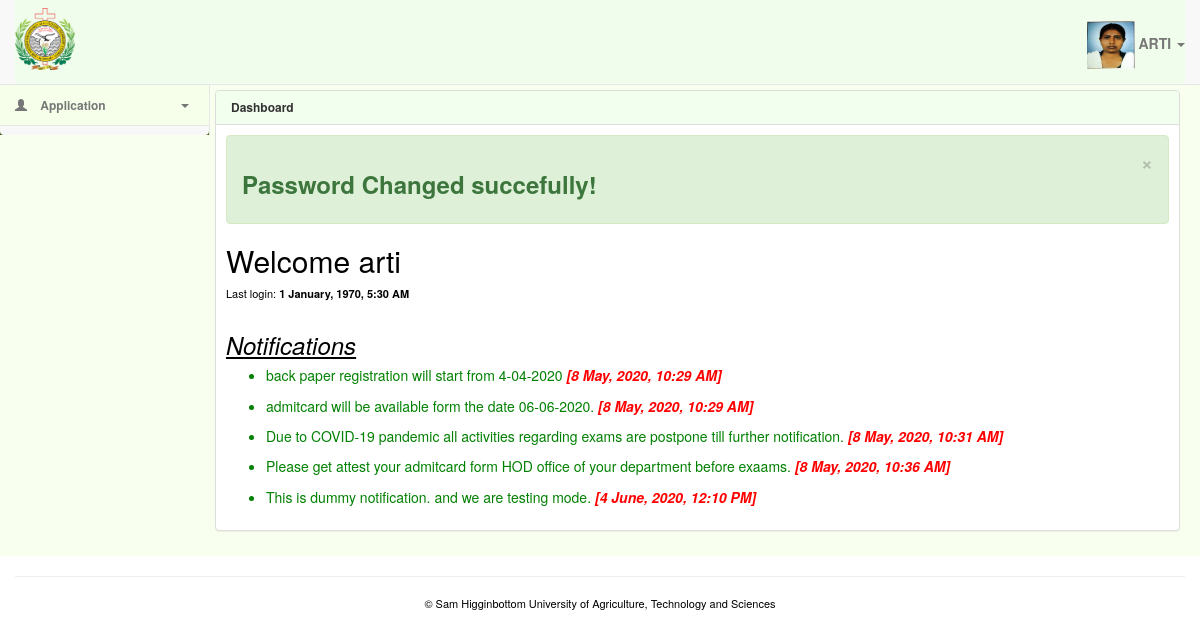
The app's page /success.php (signed in) with its own data.
### tables this page shows
CREATE TABLE IF NOT EXISTS `notifications` (
  `id` int(11) NOT NULL AUTO_INCREMENT,
  `text` varchar(300) NOT NULL,
  `created_at` datetime NOT NULL DEFAULT CURRENT_TIMESTAMP,
  PRIMARY KEY (`id`)
);

### database/mysqliz.php (called while the page is built, shortened)
<?php
final class mysqliz {
	private $mysqli_handler;
	public function __construct($hostname,$username, $password, $database) {
		$this->mysqli_handler = new mysqli($hostname, $username, $password, $database, 3308);
		$this->mysqli_handler->query("SET NAMES 'utf8'");
		$this->mysqli_handler->query("SET CHARACTER SET utf8");
		$this->mysqli_handler->query("SET CHARACTER_SET_CONNECTION=utf8");
		$this->mysqli_handler->query("SET SQL_MODE = ''");
		$this->mysqli_handler->query("SET time_zone='+5:30'");
    }
  	public function query($sql) {
		$result = $this->mysqli_handler->query($sql, MYSQLI_STORE_RESULT);
		if ($result !== FALSE) {
			if (is_object($result)) {
				$i = 0;
				$data = array();
				while ($row = $result->fetch_array(MYSQLI_ASSOC)) {
					$data[$i] = $row;
					$i++;
				}
				$query = new stdClass();
				$query->row = isset($data[0]) ? $data[0] : array();
				$query->rows = $data;
				$query->num_rows = count($data);
				return $query;
			}
			else {
				return true;
			}
		}
		else {
			trigger_error('Error: ' . $this->mysqli_handler->error . '<br />Error No: ' . $this->mysqli_handler->errno . '<br />' . $sql);
			exit();
		}
  }
}
?>

### inc/success.inc.php (called while the page is built, shortened)
<?php
require_once('class/class.inc.php');
$sqli_query = new SqlIQuery();
$sqli_query->isLogIn();
$notifications = $sqli_query->getAllNotifications();

### class/class.inc.php (called while the page is built, shortened)
<?php
class SqlIQuery {
	private $db;
	public function __construct() {
		$this->db = new DB(DB_DRIVER, DB_HOSTNAME, DB_USERNAME, DB_PASSWORD, DB_DATABASE);
	}
	public function getAllNotifications() {
		$sql = "SELECT id, text, created_at FROM notifications ORDER BY id ASC";
		$query = $this->db->query($sql);
		return $query->rows;
	}
}
?>

### library/db.php (called while the page is built, shortened)
<?php
class DB {
	private $driver;
	public function __construct($driver, $hostname, $username, $password, $database) {
		$this->driver = new $driver($hostname, $username, $password, $database);
	}
  	public function query($sql) {
		return $this->driver->query($sql);
  	}
}
?>

### success.php (the view, shortened to what this page needs)
<?php
require_once('class/class.inc.php');
require_once('inc/success.inc.php');
$title = $heading = "Dashboard";
if(isset($_SESSION['success']) && $_SESSION['success']=='1'){
	$success="1";
}
require_once('common/head.php');
require_once('common/header.php')?>
 <div class="container-fluid main-container">
    <?php require_once('common/left_menu.php')            ?>
     <div class="col-md-10 content">
            <div class="panel panel-default">
            <div class="panel-heading"><?php echo $heading ?></div>
            <div class="panel-body content-body">
				<?php if(isset($success)){ ?>
                   <div class="alert alert-success">
                      <a href="#" class="close" data-dismiss="alert" aria-label="close">&times;</a>
                      <h3><strong> Password Changed succefully!</strong></h3>
                   </div>
               <?php } ?>
               <h2>Welcome <?php echo $_SESSION['first_name']." ".$_SESSION['last_name']; ?> </h2>
               <span class="red">Last login:
                  <?php
                  $user_last_login_date = date('j F, Y, g:i A', strtotime($_SESSION['last_login']));
                  echo "<strong>".$user_last_login_date."</strong>";
                  ?>
               </span>
               <br/><br/>
               <i><u><h3>Notifications</h3></u></i>
               <div class="row">
                  <ul>
                  <?php foreach ($notifications as $value) {
                     $created_at = date('j F, Y, g:i A', strtotime($value['created_at']))
                     ?>
                     <div class="col-sm-10">
                        <li class="notification-text">
                           <?php echo $value['text'];
                           echo "<span class='notification-created-at'> [".$created_at.']</span>';?>
                        </li>
                     </div>
                     <?php }?>
                  </ul>
               </div>
            </div>
        </div>
     </div>
     </div>
     <?php require_once('common/footer.php')?>

### common/head.php (shortened to what this page needs)
<!DOCTYPE html>
<html lang="en">
  <head>
    <link href="css/bootstrap.min.css" rel="stylesheet">
    <link href="css/custom.css" rel="stylesheet">
  </head>

### common/header.php (shortened to what this page needs)
<nav class="navbar navbar-default navbar-static-top">
		<div class="container-fluid">
		<div class="navbar-header">
			<a class="navbar-brand" href="success.php">
				<img src="img/logo.gif" class="img-responsive" style="width:60px">
			</a>
		</div>
		<div class="collapse navbar-collapse" id="bs-example-navbar-collapse-1">
			<ul class="nav navbar-nav navbar-right">
				<li class="dropdown">
					<a href="#" class="dropdown-toggle" data-toggle="dropdown" role="button" aria-expanded="false">
						<img class="user-profile-img" src="images/users/<?php echo $_SESSION['image'];?>" >&nbsp;<span><?php echo $_SESSION['first_name']; ?></span>
						<span class="caret"></span></a>
					</li>
				</ul>
			</div>
		</div>
</nav>

### common/left_menu.php (shortened to what this page needs)
<div class="col-md-2 sidebar">
	<div class="row">
		<div class="side-menu">
			<nav class="navbar navbar-default" role="navigation">
				<div class="side-menu-container">
					<ul class="nav navbar-nav"  style="width:100%">
						<?php if($_SESSION['type'] === '2222'){ ?>
						<li class="panel panel-default" id="dropdown" style="width:100%">
							<a data-toggle="collapse" href="#dropdown1" class="<?php if(isset($student_menu)) echo $student_menu; ?>">
								<span class="glyphicon glyphicon-user"></span> Application <span class="caret"></span>
							</a>
						</li>
						<?php } ?>
					</ul>
				</div>
			</nav>
		</div>
	</div>
</div>

### common/footer.php (shortened to what this page needs)
<footer class="pull-left footer page-footer">
		<div class="col-md-12" >
				<hr class="divider">
				<p class="text-center">© Sam Higginbottom University of Agriculture, Technology and Sciences</a></p>
		</div>
</footer>

### css/custom.css (style rules this page uses)
.navbar-static-top { border-radius: 0; min-height: 65px; }
.navbar>.container .navbar-brand, .navbar>.container-fluid .navbar-brand { margin-left: -15px; padding-top:8px; }
.navbar-nav>li>a { padding-top: 21px; padding-bottom: 15px; }
.navbar-nav>li>a img { padding-top: -10px; }
.sidebar { padding-left: 0; }
.content { padding:5px !important; }
.main-container { background: rgb(249, 255, 238); padding-top: 0px; margin-top: -20px; }
.footer { width: 100%; }
.side-menu { position: relative; width: 100%; height: 100%; background-color: #415a13 !important; border-right: 1px solid #e7e7e7; font-size:12px; font-weight:bold; }
.side-menu .navbar { border: none; }
.side-menu .navbar-nav li { display: block; width: 100%; border-bottom: 1px solid #e7e7e7; }
.side-menu .navbar-nav li a { padding: 10px 15px; }
.side-menu .navbar-nav li a .glyphicon { padding-right: 10px; }
.side-menu #dropdown { border: 0; margin-bottom: 0; border-radius: 0; background-color: #f5ffe9; box-shadow: none; }
.side-menu #dropdown .caret { float: right; margin: 9px 5px 0; }
.side-menu #dropdown > a { border-bottom: 1px solid #e7e7e7; }
.dropdown-toggle { font-size:14px; text-transform:uppercase; font-weight:600; }
.panel-heading { font-size: 12px; font-weight: bold; }
.panel-body { padding: 10px; }
.panel-heading, .navbar-collapse { background-color:#efffe9c7 !important; }
.content-body { min-height:400px !important; }
.user-profile-img { width:48px; height: 48px; }
.notification-text { color:green; font-size:14px; margin-bottom: 15px; }
.notification-created-at { font-weight: bold; color:red; font-style: italic; }

### records on screen
notifications: text "back paper registration will start from 4-04-2020", created_at "8 May, 2020, 10:29 AM"
notifications: text "admitcard will be available form the date 06-06-2020.", created_at "8 May, 2020, 10:29 AM"
notifications: text "Due to COVID-19 pandemic all activities regarding exams are postpone till further notification.", created_at "8 May, 2020, 10:31 AM"
notifications: text "Please get attest your admitcard form HOD office of your department before exaams.", created_at "8 May, 2020, 10:36 AM"
notifications: text "This is dummy notification. and we are testing mode.", created_at "4 June, 2020, 12:10 PM"

### other values on screen
$_SESSION['first_name'] "ARTI"
$heading "Dashboard"
$_SESSION['first_name'] "arti"
$user_last_login_date "1 January, 1970, 5:30 AM"
